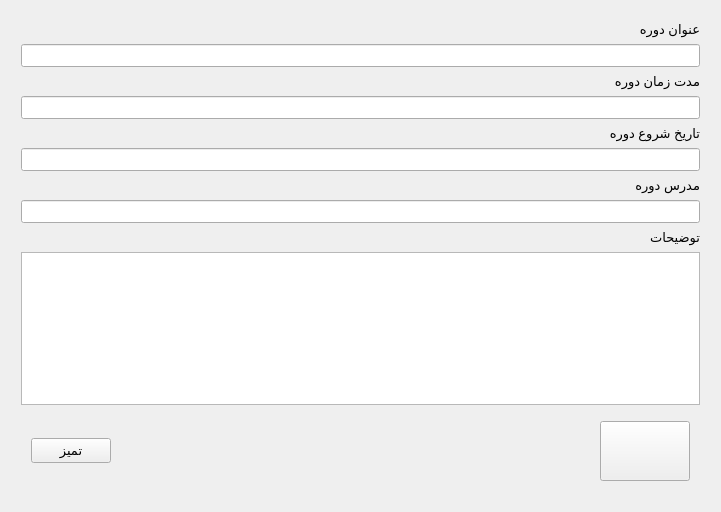
<?xml version="1.0" encoding="UTF-8"?>
<ui version="4.0">
 <class>Form</class>
 <widget class="QWidget" name="Form">
  <property name="geometry">
   <rect>
    <x>0</x>
    <y>0</y>
    <width>721</width>
    <height>512</height>
   </rect>
  </property>
  <property name="windowTitle">
   <string>Form</string>
  </property>
  <property name="layoutDirection">
   <enum>Qt::RightToLeft</enum>
  </property>
  <layout class="QVBoxLayout" name="verticalLayout_2">
   <item>
    <layout class="QVBoxLayout" name="verticalLayout">
     <property name="leftMargin">
      <number>10</number>
     </property>
     <property name="topMargin">
      <number>10</number>
     </property>
     <property name="rightMargin">
      <number>10</number>
     </property>
     <property name="bottomMargin">
      <number>10</number>
     </property>
     <item>
      <widget class="QLabel" name="label">
       <property name="font">
        <font>
         <pointsize>10</pointsize>
        </font>
       </property>
       <property name="text">
        <string>عنوان دوره</string>
       </property>
      </widget>
     </item>
     <item>
      <widget class="QLineEdit" name="txtCourceTitle">
       <property name="font">
        <font>
         <pointsize>10</pointsize>
        </font>
       </property>
      </widget>
     </item>
     <item>
      <widget class="QLabel" name="label_2">
       <property name="font">
        <font>
         <pointsize>10</pointsize>
        </font>
       </property>
       <property name="text">
        <string>مدت زمان دوره</string>
       </property>
      </widget>
     </item>
     <item>
      <widget class="QLineEdit" name="txtCourceTime">
       <property name="font">
        <font>
         <pointsize>10</pointsize>
        </font>
       </property>
      </widget>
     </item>
     <item>
      <widget class="QLabel" name="label_5">
       <property name="font">
        <font>
         <pointsize>10</pointsize>
        </font>
       </property>
       <property name="text">
        <string>تاریخ شروع دوره</string>
       </property>
      </widget>
     </item>
     <item>
      <widget class="QLineEdit" name="txtCourceStartTime">
       <property name="font">
        <font>
         <pointsize>10</pointsize>
        </font>
       </property>
      </widget>
     </item>
     <item>
      <widget class="QLabel" name="label_3">
       <property name="font">
        <font>
         <pointsize>10</pointsize>
        </font>
       </property>
       <property name="text">
        <string>مدرس دوره</string>
       </property>
      </widget>
     </item>
     <item>
      <widget class="QLineEdit" name="txtCourceTeacher">
       <property name="font">
        <font>
         <pointsize>10</pointsize>
        </font>
       </property>
      </widget>
     </item>
     <item>
      <widget class="QLabel" name="label_4">
       <property name="font">
        <font>
         <pointsize>10</pointsize>
        </font>
       </property>
       <property name="text">
        <string>توضیحات</string>
       </property>
      </widget>
     </item>
     <item>
      <widget class="QTextEdit" name="txtCourceDescription">
       <property name="font">
        <font>
         <pointsize>10</pointsize>
        </font>
       </property>
      </widget>
     </item>
     <item>
      <layout class="QHBoxLayout" name="horizontalLayout">
       <property name="leftMargin">
        <number>10</number>
       </property>
       <property name="topMargin">
        <number>10</number>
       </property>
       <property name="rightMargin">
        <number>10</number>
       </property>
       <property name="bottomMargin">
        <number>10</number>
       </property>
       <item>
        <widget class="QPushButton" name="btnSave">
         <property name="minimumSize">
          <size>
           <width>90</width>
           <height>60</height>
          </size>
         </property>
         <property name="baseSize">
          <size>
           <width>70</width>
           <height>80</height>
          </size>
         </property>
         <property name="text">
          <string/>
         </property>
        </widget>
       </item>
       <item>
        <spacer name="horizontalSpacer">
         <property name="orientation">
          <enum>Qt::Horizontal</enum>
         </property>
         <property name="sizeHint" stdset="0">
          <size>
           <width>40</width>
           <height>20</height>
          </size>
         </property>
        </spacer>
       </item>
       <item>
        <widget class="QPushButton" name="btnClear">
         <property name="minimumSize">
          <size>
           <width>60</width>
           <height>0</height>
          </size>
         </property>
         <property name="baseSize">
          <size>
           <width>0</width>
           <height>0</height>
          </size>
         </property>
         <property name="font">
          <font>
           <pointsize>10</pointsize>
          </font>
         </property>
         <property name="text">
          <string>تمیز</string>
         </property>
        </widget>
       </item>
      </layout>
     </item>
    </layout>
   </item>
  </layout>
 </widget>
 <resources/>
 <connections/>
</ui>
